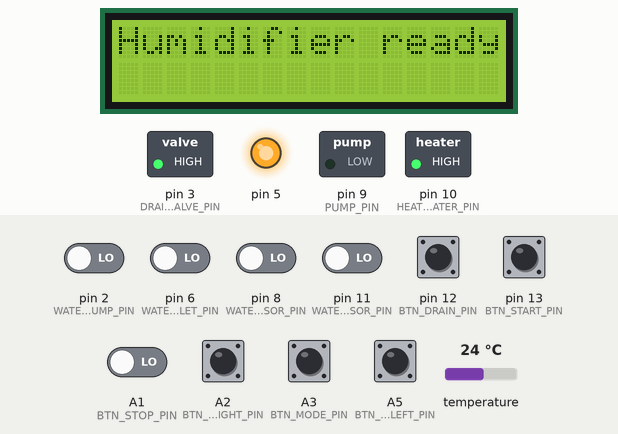
A sketch run on a simulated Arduino Uno, built with avr-gcc and run on an emulated ATmega328P. Parts: 16×2 character LCD, switched loads named in the sketch (green lamp = pin HIGH), output pins drawn as LEDs (lit = HIGH). Inputs (shaded band) come from the test bench; at power-on: pin 12 (BTN_DRAIN_PIN) HIGH, A1 (BTN_STOP_PIN), A2 (BTN_MODE_RIGHT_PIN), A3 (BTN_MODE_PIN), A5 (BTN_MODE_LEFT_PIN), pin 2 (WATERFLOWSENSOR_PUMP_PIN), pin 6 (WATERFLOWSENSOR_WATER_INLET_PIN), pin 8 (WATER_LEVEL_HIGH_SENSOR_PIN), pin 11 (WATER_LEVEL_LOW_SENSOR_PIN), pin 13 (BTN_START_PIN) LOW, temperature 24 °C. EEPROM starts erased; what the sketch prints to the serial monitor is not drawn.

Above: at 1.12 s.
2.2 s: pin 13 (BTN_START_PIN) pulled HIGH for 0.15 s
At 3.7 s:
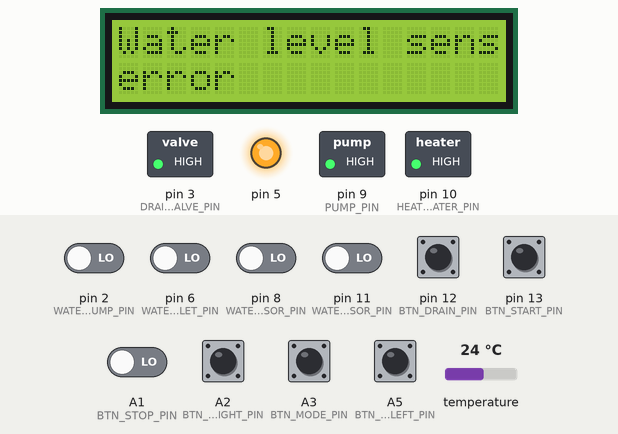
4.0 s: pin 8 (WATER_LEVEL_HIGH_SENSOR_PIN) driven HIGH
At 5.2 s:
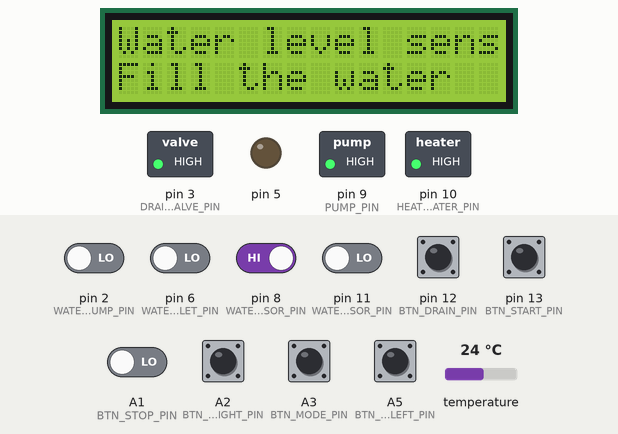
5.5 s: pin 11 (WATER_LEVEL_LOW_SENSOR_PIN) driven HIGH
At 6.4 s:
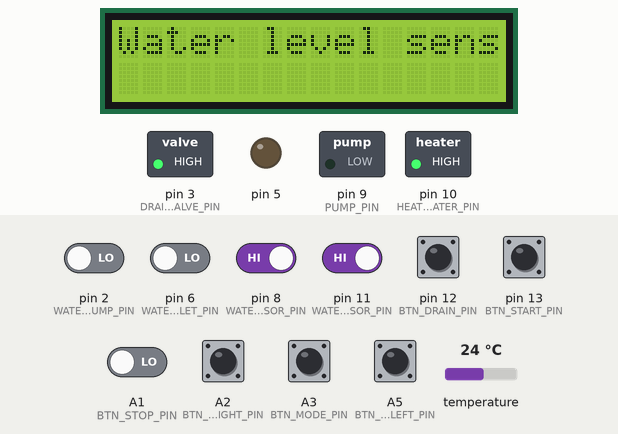
7.0 s: A2 (BTN_MODE_RIGHT_PIN) pulled HIGH for 0.15 s
At 8.3 s:
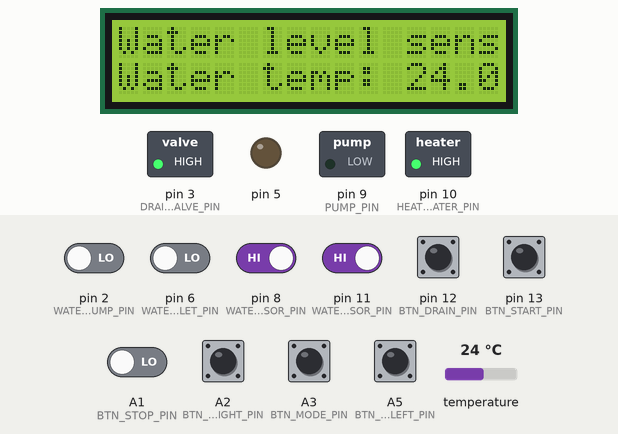
8.6 s: A3 (BTN_MODE_PIN) pulled HIGH for 0.15 s
At 9.5 s:
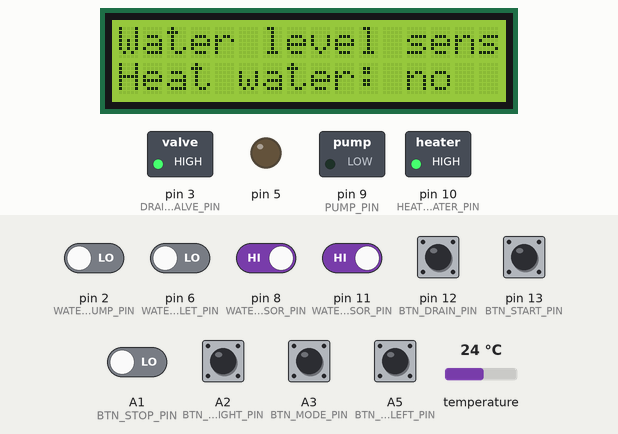
10.3 s: A5 (BTN_MODE_LEFT_PIN) pulled HIGH for 0.15 s
At 10.8 s:
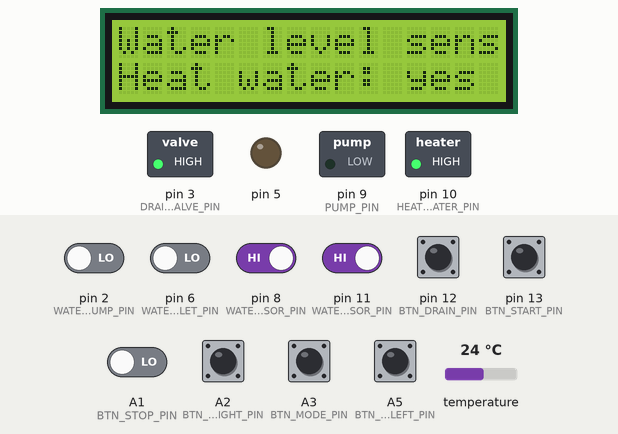
Timing chart, 0 to 12.9 s (numbered marks = the images above; inputs shaded):
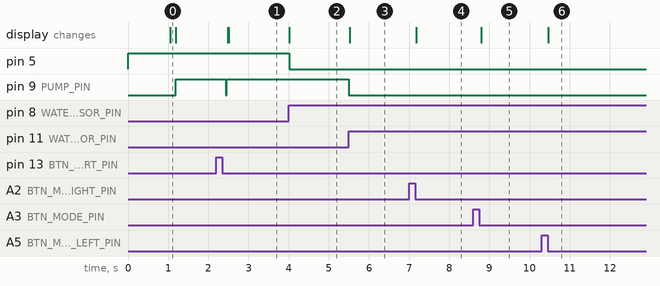

The sketch:

Humidifier.ino
```cpp
#include <OneWire.h>
#include <DallasTemperature.h>
#include <Arduino.h>
#include <LiquidCrystal_I2C.h>
#include <EEPROM.h>
#include <Wire.h>

#define WATERFLOWSENSOR_PUMP_PIN		2
#define DRAIN_VALVE_PIN					3

#define WATER_INLET_VALVE				5
#define WATERFLOWSENSOR_WATER_INLET_PIN	6
#define ONE_WIRE_BUS					7
#define WATER_LEVEL_HIGH_SENSOR_PIN		8
#define PUMP_PIN						9
#define HEATING_WATER_PIN				10
#define WATER_LEVEL_LOW_SENSOR_PIN		11

#define BTN_START_PIN					13
#define BTN_STOP_PIN					A1
#define BTN_DRAIN_PIN					12
#define BTN_MODE_PIN					A3
#define BTN_MODE_LEFT_PIN				A5
#define BTN_MODE_RIGHT_PIN				A2

#define TEMPERATURE_PRECISION	9
#define PUMP_STARTING_TIME      3000 // in milliseconds
#define DRAINING_PAUSE			(12 * 60 * 60 ) // in seconds
#define BUTTON_DELAY			100  // in milliseconds
#define LCD_OFF_DELAY			0  //


enum Modes { Off, On, Error};
enum enStepsModeOn { Starting, StartingPump, PumpWorking, Draining,Stoping };
Modes MainMode;
enStepsModeOn StepsModeOn;


class LCD_display {
	LiquidCrystal_I2C *lcd; //(0x27, 16, 2);  // set the LCD address to 0x27 for a 16 chars and 2 line display
	uint32_t lastupdate = 0;

	public:

	LCD_display(){
		lcd = new LiquidCrystal_I2C(0x27, 16, 2);
	}

	void init(){
		lcd->init();
		lcd->backlight();
	}

	void loop(){
		if (LCD_OFF_DELAY > 0){
			uint32_t CurTime = millis();

			if ((CurTime - lastupdate) > (LCD_OFF_DELAY * 1000)){
				lcd->noBacklight();
			}
		}
	}

	void print(int x, int y, String str){
		String str1 = str + "                 .";
		lcd->setCursor(x, y);
		lcd->print(str1.substring(0,16));
		lcd->backlight();
		lastupdate = millis();
		Serial.println(str);
	}

	void print(int x, int y, char *str){
		print(x, y, String(str));
	}

	void print(char *str1, char *str2){
		print(0, 0, str1);
		print(0, 1, str2);
	}
};

LCD_display lcd_display;


class HardwareDevice {
protected:
	int pin;
public:
	bool debug;
protected:
	HardwareDevice(int pin_){
		debug = false;
		pin = pin_;
	}
};

class MyTimer {

	unsigned long LastCall;

public:

	unsigned long Pause;

	bool IsElapsed(){
		unsigned long CurrentMillis = millis();
		if (CurrentMillis < LastCall){
			LastCall = 0;
			return true;
		}
		if (CurrentMillis - LastCall > Pause){
			LastCall = CurrentMillis;
			return true;
		}
		return false;
	}

	MyTimer(unsigned long Pause_){
		LastCall = 0;
		Pause = Pause_;
	}
};

// Water flow sensor (WFS)
class WaterFlowSensor : public HardwareDevice {

private:
	int last_status;
	int impulses_counter;
	MyTimer *calculation_gap;

public:
	int impulses_per_second;
	bool isWorking;

	WaterFlowSensor(int pin_) : HardwareDevice(pin_){
		isWorking = false;
		pinMode(pin, INPUT);
		last_status = digitalRead(pin);

		calculation_gap = new MyTimer(1000);
		impulses_counter = 0;
		impulses_per_second = 100;

	}

	void loop(){

		//
		int current_status = digitalRead(pin);
		if (current_status != last_status){
			if (current_status == HIGH){
				impulses_counter++;
				isWorking = true;
			}
			last_status = current_status;
		}

		//
		if (calculation_gap->IsElapsed()){
			impulses_per_second = impulses_counter;
			impulses_counter = 0;

			isWorking = impulses_per_second > 0 ? true : false;

			//if (impulses_per_second > 0){
			//	Serial.println(String("WFS sensor is working!  ")+impulses_per_second);
			//}
		}

	}
};

WaterFlowSensor wfs_pump(WATERFLOWSENSOR_PUMP_PIN);
WaterFlowSensor wfs_water_inlet(WATERFLOWSENSOR_WATER_INLET_PIN);

class Pump : public HardwareDevice {
private:
	unsigned long last_time_counter;
public:
	bool isWorking;
	unsigned long time_start;
	unsigned long working_time_in_sec;
	unsigned long draining_time_interval_in_sec;

	void Start(){
		digitalWrite(pin,LOW);
		time_start = millis();
		isWorking = true;
	}

	void Stop(){
		digitalWrite(pin, HIGH);
		time_start = 0;
		isWorking = false;
	}

	void loop(){

		// working time count
		unsigned long current_millis = millis();
		if (isWorking && last_time_counter == 0) last_time_counter = current_millis;
		if (isWorking && current_millis - last_time_counter >= 1000){
			working_time_in_sec++;
			draining_time_interval_in_sec++;
			last_time_counter = current_millis;
		}
	}

	Pump(int pin_) : HardwareDevice(pin_){
		isWorking = false;
		pinMode(pin, OUTPUT);
		digitalWrite(pin, LOW);
		last_time_counter = 0;
		working_time_in_sec = 0;
		draining_time_interval_in_sec = 0;
	}
};

Pump MainPump(PUMP_PIN);

MyTimer WaterDrainageGap(4 * 60 * 60 * 1000); // 4 hours

class WaterLevelSensor : public HardwareDevice {
public:
	bool isEnabled;
	bool invert;

	WaterLevelSensor(int pin_,bool invert_) : HardwareDevice(pin_){
		pinMode(pin, INPUT);
		invert = invert_;
		loop();
	}

	void loop(){
		bool stat = digitalRead(pin) == HIGH ? true : false;
		if (invert){
			stat = stat == HIGH ? LOW : HIGH;
		}
		isEnabled = stat;
	}
};

WaterLevelSensor water_level_sensor_high(WATER_LEVEL_HIGH_SENSOR_PIN,true);
WaterLevelSensor water_level_sensor_low(WATER_LEVEL_LOW_SENSOR_PIN,false);

class Valve : public HardwareDevice {
public:
	bool isOpen;

	Valve(int pin_) : HardwareDevice(pin_){
		pinMode(pin, OUTPUT);
		isOpen = false;
		Close();
	}

	void Close(){
		digitalWrite(pin, HIGH);
		isOpen = false;
	}

	void Open(){
		digitalWrite(pin, LOW);
		isOpen = true;
	}

};

Valve DrainValve(DRAIN_VALVE_PIN);
Valve WaterInletValve(WATER_INLET_VALVE);

class TemperatureSensor {
	DallasTemperature *sensors;
	MyTimer *debug_timer;
	MyTimer *update_timer;
public:

	DeviceAddress deviceAddress;
	float value;

	TemperatureSensor(DallasTemperature* sensors_, DeviceAddress adr_){
		sensors = sensors_;
		for (int i = 0; i < 8; i++) deviceAddress[i] = adr_[i];
		sensors->setResolution(deviceAddress, TEMPERATURE_PRECISION);
		debug_timer = new MyTimer(1000);
		update_timer = new MyTimer(300);
		value = GetValue();
	}

private:
	float GetValue(){
		return sensors->getTempC(deviceAddress);
	}

public:
	void printAddress()
	{
		for (uint8_t i = 0; i < 8; i++)
		{
			if (deviceAddress[i] < 16) Serial.print("0");
			Serial.print(deviceAddress[i], HEX);
			if (i<7) Serial.print("-");
		}
	}

	void printTemperature()
	{
		float tempC = sensors->getTempC(deviceAddress);
		Serial.print("Temp C: ");
		Serial.print(tempC);
		Serial.println();
	}

	void loop(){
		if (debug_timer->IsElapsed()){
			//printTemperature();
		}
		if (update_timer->IsElapsed()){
			value = GetValue();
		}
	}

	bool IsEqivalent(DeviceAddress adr_){
		for (uint8_t i = 0; i < 8; i++){
			if (deviceAddress[i] != adr_[i]){
				return false;
			}
		}
		return true;
	}

};

TemperatureSensor *water_temperature_sensor;


class ArrayOfTemperatureSensors{
	MyTimer *timer;
	OneWire *oneWire;//(ONE_WIRE_BUS);
	public:

		DallasTemperature *sensors;// (&oneWire);

		ArrayOfTemperatureSensors(){
			timer = new MyTimer(500);
			oneWire = new OneWire(ONE_WIRE_BUS);
			sensors = new DallasTemperature(oneWire);
		}

		void loop(){
			if (timer->IsElapsed()){
				sensors->requestTemperatures();
			}
		}

		void Initialization(){

			// Temperature sensors section
			sensors->begin();
			sensors->requestTemperatures();

			DeviceAddress adr = { 0x28, 0x23, 0x96, 0x35, 0x05, 0x00, 0x00, 0x26 };
			water_temperature_sensor = new TemperatureSensor(sensors, adr);

			Serial.println("Locating Dallas devices...");
			Serial.println(String("Found ") + sensors->getDeviceCount() + " devices.");
			for (int i = 0; i < sensors->getDeviceCount(); i++){
				DeviceAddress adr;
				if (sensors->getAddress(adr, i)){

					if (water_temperature_sensor->IsEqivalent(adr)) continue;

					Serial.print("Found a new device with address ");
					TemperatureSensor *temp = new TemperatureSensor(sensors, adr);
					temp->printAddress();
					Serial.println();
				}
			}
			// report parasite power requirements
			Serial.print("Parasite power is: ");
			if (sensors->isParasitePowerMode()) Serial.println("ON");  else Serial.println("OFF");

			// Testing device
			Serial.print("Water temperature : ");
			water_temperature_sensor->printAddress();
			Serial.print(" temperature : ");
			Serial.println(water_temperature_sensor->value);
		}
};
ArrayOfTemperatureSensors sensors_array;


class PushButton : public HardwareDevice {
private:
	bool isPressedStart;
	int time_pressed;
public:
	bool IsPressed;

	PushButton(int pin_) : HardwareDevice(pin_){

		pinMode(pin, INPUT);

		isPressedStart = false;
		IsPressed = false;
	}

	void EventProcessed(){
		isPressedStart = false;
		IsPressed = false;
	}

	void loop(){

		bool status = digitalRead(pin);

		if (status == true){
			//Serial.print("pressed");
			if (isPressedStart == false){
				isPressedStart = true;
				time_pressed = millis();
			}
		}
		else
		{
			if (isPressedStart == true && millis() - time_pressed > BUTTON_DELAY){
				IsPressed = true;
				isPressedStart = false;
				if (debug){
					//Serial.println("Pressed button "+pin);
				}
				//Serial.println(String("Press key ") + pin + "   " + analogRead(pin));
			}
		}

	}

};

PushButton btnStart(BTN_START_PIN);
PushButton btnStop(BTN_STOP_PIN);
PushButton btnDrain(BTN_DRAIN_PIN);
PushButton btnMode(BTN_MODE_PIN);
PushButton btnLeft(BTN_MODE_LEFT_PIN);
PushButton btnRight(BTN_MODE_RIGHT_PIN);

class WaterHeater : public HardwareDevice {
public:
	bool isEnabled;
	WaterHeater(int pin_) : HardwareDevice(pin_){
		pinMode(pin, OUTPUT);
		Stop();
	}

	void loop(){

	}

	void Start(){
		digitalWrite(pin, LOW);
		isEnabled = true;
	}

	void Stop(){
		isEnabled = false;
		digitalWrite(pin, HIGH);
	}
};

WaterHeater water_heater(HEATING_WATER_PIN);

class Setting {
	int Flag;
public:
	bool HeatingWater;
	int TargetTempOfWater;

	Setting(){}

	void SetDefaultValues(){
		HeatingWater = false;
		TargetTempOfWater = 25;
	}

	void Save(){
		int addr = 0;
		EEPROM.put(addr,*this);
	}

	void Load(){
		int addr = 0;
		EEPROM.get(addr, *this);
		if (Flag != 0xFAFD){
			Serial.println("Save EEPROM");
			Flag = 0xFAFD;
			SetDefaultValues();
			Save();
		}

	}
};

Setting setting;

#define MAX_POSITIONS 3
class Menu {
	int8_t CurrentPosition;
public:
	Menu(){
		CurrentPosition = 0;
	}

	enum BtnLeftAndRigth {Left,Right};

	void loop(){
		switch (CurrentPosition){
		case 0:
			break;
		case 1:
			//ShowCurrentPosition();
			break;
		case 2:
			break;

		}
	}

	void SetNextPosition(){
		CurrentPosition++;
		if (CurrentPosition > MAX_POSITIONS - 1) CurrentPosition = 0;
		ShowCurrentPosition();
	}

	void ShowCurrentPosition(){
		switch (CurrentPosition){
		case 0:
			lcd_display.print(0, 1, String("Water temp: ") + String(water_temperature_sensor->value));
			break;
		case 1:
			lcd_display.print(0, 1, String("Heat water: ") + String(setting.HeatingWater ? "yes":"no"));
			break;
		case 2:
			lcd_display.print(0, 1, String("Targ wtr temp ") + String(setting.TargetTempOfWater));
			break;

		}
	}

	void EditCurrentPosition(BtnLeftAndRigth btn){
		switch (CurrentPosition){
		case 0:
			break;
		case 1:
			setting.HeatingWater = setting.HeatingWater ? false : true;
			setting.Save();
			break;
		case 2:
			if (btn == Left){
				setting.TargetTempOfWater--;
			}
			else {
				setting.TargetTempOfWater++;
			}
			setting.Save();
			break;

		}
		ShowCurrentPosition();
	}
};

Menu menu;

void setup()
{

	Serial.begin(9600);

	lcd_display.init();

	setting.Load();

	Serial.print("Target temperature : ");
	Serial.println(setting.TargetTempOfWater);

	btnStop.IsPressed = true;


	MainMode = Off;

	sensors_array.Initialization();

	//DeviceAddress adr = { 0x28, 0xAB, 0xF2, 0xEB, 0x03, 0x00, 0x00, 0xA6 };
	//water_temperature_sensor = new TemperatureSensor(sensors_array.sensors, adr);

	//setup_temperature_sensor();
}

void loop()
{

	lcd_display.loop();
	menu.loop();

	// Buttons
	btnStart.loop();
	btnStop.loop();
	btnDrain.loop();
	btnMode.loop();
	btnLeft.loop();
	btnRight.loop();

	if (btnStart.IsPressed){
		Serial.println("Pressed the Start button");
		btnStart.EventProcessed();
		MainMode = On;
		StepsModeOn = Starting;
		lcd_display.print("Starting...","");
	}

	if (btnStop.IsPressed){
		Serial.println("Pressed the Stop button");
		lcd_display.print("Humidifier ready","");
		MainMode = Off;
		btnStop.EventProcessed();
	}

	if (btnDrain.IsPressed){
		Serial.println("Pressed the Draining button");
		btnDrain.EventProcessed();
	}

	if (btnMode.IsPressed){
		menu.SetNextPosition();
		Serial.println("Pressed the Select mode button");
		btnMode.EventProcessed();
	}

	if (btnLeft.IsPressed){
		menu.EditCurrentPosition(menu.Left);
		Serial.println("Pressed the Mode left button");
		btnLeft.EventProcessed();
	}

	if (btnRight.IsPressed){
		menu.EditCurrentPosition(menu.Right);
		Serial.println("Pressed the Mode right button");
		btnRight.EventProcessed();
	}

	water_level_sensor_high.loop();
	water_level_sensor_low.loop();
	wfs_pump.loop();
	wfs_water_inlet.loop();
	water_heater.loop();
	MainPump.loop();

	sensors_array.loop();
	water_temperature_sensor->loop();

	// Closing the water inlet valve if the level of water is high
	if (water_level_sensor_high.isEnabled && WaterInletValve.isOpen){
		Serial.println("Full, water valve close");
		WaterInletValve.Close();
	}

	// self diagnostic
	if (water_level_sensor_high.isEnabled && !water_level_sensor_low.isEnabled){
		lcd_display.print("Water level sens","error");
		MainMode == Off;
	}

	// water heater off
	if (water_heater.isEnabled && setting.TargetTempOfWater <= water_temperature_sensor->value) // temperature ok
	{
		Serial.println("Water heater off. Temperature target of water reached");
		water_heater.Stop();
	}
	if (water_heater.isEnabled && !water_level_sensor_high.isEnabled) // the water's level is low
	{
		Serial.println("Water heater off. The water level is low");
		water_heater.Stop();
	}
	if (water_heater.isEnabled && !setting.HeatingWater) // the water's level is low
	{
		Serial.println("Water heater off.");
		water_heater.Stop();
	}

	// water heater on
	if (MainMode == On &&
		setting.HeatingWater &&
		water_level_sensor_high.isEnabled &&
		water_level_sensor_low.isEnabled &&
		setting.TargetTempOfWater > water_temperature_sensor->value &&
		!water_heater.isEnabled)
	{
		Serial.println("Water heater on.");
		water_heater.Start();
	}

	// starting humidifier
	if (MainMode == On && StepsModeOn == Starting){
		if (water_level_sensor_high.isEnabled)
		{
			Serial.println("StartingPump");
			StepsModeOn = StartingPump;
			MainPump.Start();
		}
		else
		{
			if (!WaterInletValve.isOpen){
				WaterInletValve.Open();
				lcd_display.print(0, 1, "Fill the water");
			}
		}
	}

	// humidifier is starting
	if (MainMode == On && StepsModeOn == StartingPump){
		StepsModeOn = PumpWorking;
		lcd_display.print("Humidifier work", "");

		/*
		if (!MainPump.isWorking){
			MainPump.Start();
			lcd_display.print(0, 1, "Pump is stating");
		}
		else {
			if (millis() - MainPump.time_start > PUMP_STARTING_TIME){
				if (wfs_pump.isWorking){
					StepsModeOn = PumpWorking;
					lcd_display.print("Humidifier work","");
				}
				else {
					MainMode = Error;
					lcd_display.print("Error start pump","");
				}
			}
		}
		*/
	}

	// draining start
	if (MainMode == On && StepsModeOn == PumpWorking){
		if (MainPump.draining_time_interval_in_sec > DRAINING_PAUSE){
			StepsModeOn = Draining;
			DrainValve.Open();
			lcd_display.print(0, 1, "draining...");
			WaterInletValve.Close();
			MainPump.draining_time_interval_in_sec = 0;
		}
	}

	// draining in progress
	if (MainMode == On && StepsModeOn == Draining){

		if (!water_level_sensor_low.isEnabled){
			DrainValve.Close();
			StepsModeOn = PumpWorking;
		}
	}

	if (MainMode == Off){
		MainPump.Stop();
		DrainValve.Close();
		WaterInletValve.Close();
		water_heater.Stop();
	}

	// Closing the water inlet valve
	if (water_level_sensor_high.isEnabled && WaterInletValve.isOpen){
		WaterInletValve.Close();
	}

	// fill the water if the level of water is low
	if (MainMode == On && StepsModeOn == PumpWorking){
		if (!water_level_sensor_high.isEnabled && !WaterInletValve.isOpen){
			lcd_display.print(0, 1, "Fill the water");
			WaterInletValve.Open();
		}
	}

	// Test low water level
	if (MainMode == On && StepsModeOn == PumpWorking){
		if (!water_level_sensor_low.isEnabled && MainPump.isWorking){
			MainPump.Stop();
			lcd_display.print(0,1,"Water lvl to low!");
			Serial.println("Test water level:stop pump");
		}
		if (water_level_sensor_low.isEnabled && !MainPump.isWorking){
			MainPump.Start();
			lcd_display.print(0, 1, "");
			Serial.println("Test water level:start pump");
		}
	}
}
```

Measured:
- after the input at 2.2 s, pin 9 (PUMP_PIN): HIGH → LOW after 0.23 s, → HIGH 0.03 s later; the display: first changes after 0.28 s (image 1 shows a later state)
- after the input at 4.0 s, pin 5: HIGH → LOW at once; the display: changes at once (image 2)
- after the input at 5.5 s, pin 9 (PUMP_PIN): HIGH → LOW at once; the display: changes at once (image 3)
- after the input at 7.0 s, the display: changes after 0.18 s (image 4)
- after the input at 8.6 s, the display: changes after 0.20 s (image 5)
- after the input at 10.3 s, the display: changes after 0.17 s (image 6)
